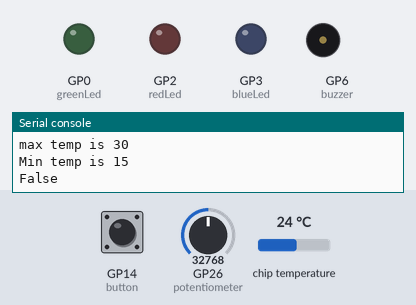
A program run on a simulated Raspberry Pi Pico running MicroPython. Shown: output pins drawn as LEDs (lit = HIGH), buzzer (waves = sounding), the last lines printed to the serial console. Dashed ring = blinking. Inputs (shaded band) come from the test bench; at power-on: GP14 (button) HIGH, chip temperature 24 °C, GP26 (potentiometer) = 32768 (analog values on the 0–65535 scale).

Above: at 1.2 s.
1.3 s: GP14 (button) pulled LOW for 2.35 s
At 4.4 s:
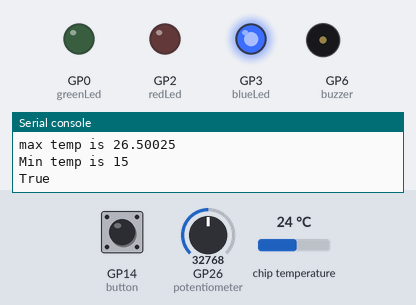
5.5 s: chip temperature set to 28 °C
At 7.2 s:
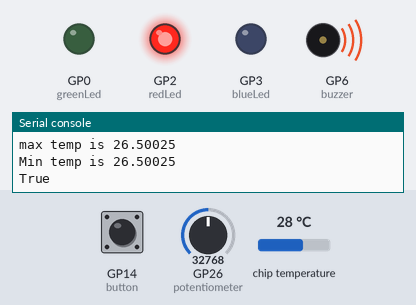
8.2 s: GP26 (potentiometer) set to 34944
11.2 s: GP26 (potentiometer) set to 36208
At 13.8 s:
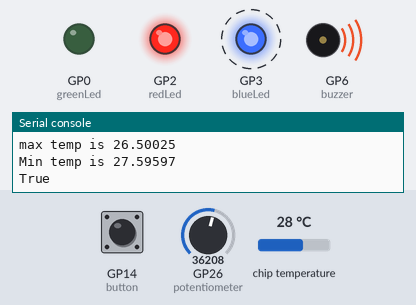
17.2 s: GP26 (potentiometer) set to 32767
At 19.0 s:
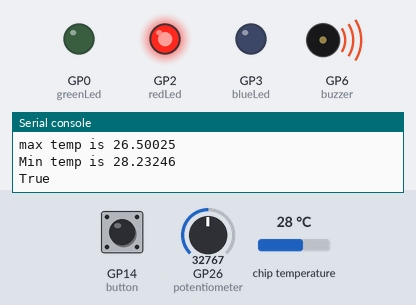
19.9 s: chip temperature set to 1 °C
At 20.6 s:
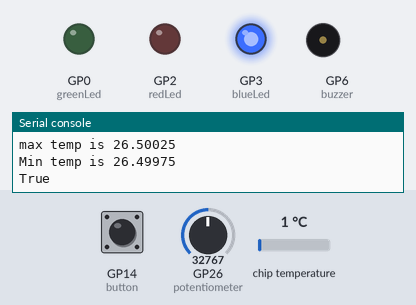
Timing chart, 0 to 22.9 s (numbered marks = the images above; inputs shaded):
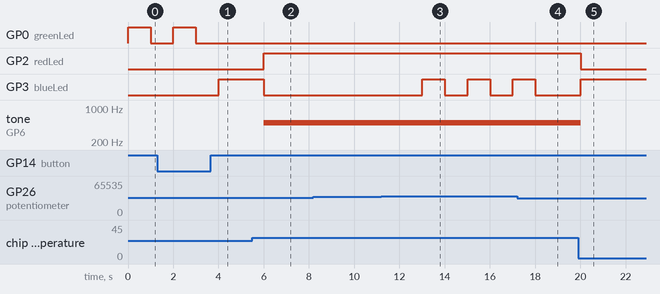

Measured:
- the behaviour switches between 26 and 27 °C on chip temperature (found by bisection; images 1 and 2)
- the behaviour switches between 35744 and 35760 on GP26 (potentiometer) (found by bisection; images 2 and 3)
- after the input at 1.3 s, GP0 (greenLed): goes on until 3.0 s, then stays LOW; GP3 (blueLed): LOW → HIGH after 2.7 s
- after the input at 5.5 s, GP2 (redLed): LOW → HIGH after 0.51 s; GP3 (blueLed): HIGH → LOW after 0.50 s; tone on GP6 (buzzer): silent → 500 Hz after 0.51 s
- after the input at 11.2 s, GP3 (blueLed): alternates HIGH for 1.0 s and LOW for 1.0 s, starting after 1.8 s
- after the input at 17.2 s, GP3 (blueLed): goes on until 18.0 s, then stays LOW
- after the input at 19.9 s, GP2 (redLed): HIGH → LOW after 0.12 s; GP3 (blueLed): LOW → HIGH after 0.12 s; tone on GP6 (buzzer): 500 Hz → silent after 0.12 s

The program:

Code.py
```python
import machine
import time

adcpin = 4
sensor = machine.ADC(adcpin)

greenLed = machine.Pin(0, machine.Pin.OUT)
redLed = machine.Pin(2, machine.Pin.OUT)
blueLed = machine.Pin(3, machine.Pin.OUT)
buzzer = machine.PWM(machine.Pin(6))
potentiometer = machine.ADC(26)
button = machine.Pin(14, machine.Pin.IN, machine.Pin.PULL_UP)

convention_factor = 3.3 / (65535)

def ReadTemperature():
    adc_value = sensor.read_u16()
    volt = (3.3/65535) * adc_value
    temperature = 27 - (volt - 0.706)/0.001721
    return round(temperature, 1)


greenLed.value(0)
redLed.value(0)
blueLed.value(0)

maxTemp = 30
MinTemp = 15
toggle_value = False

def SetUpTemprature():
    global maxTemp
    global MinTemp
    voltage = potentiometer.read_u16() * convention_factor * 10 + 10
    print("max temp is", maxTemp)
    print("Min temp is", MinTemp)
    print(toggle_value)
    if toggle_value == False:
        maxTemp = voltage
    else:
        MinTemp = voltage


def change_value(pin):
    global toggle_value
    # Toggle the value each time the button is pressed
    toggle_value = not toggle_value
    print("Value changed to:", toggle_value)


while True:
    temperature = ReadTemperature()
    SetUpTemprature()
    button.irq(trigger=machine.Pin.IRQ_RISING, handler=change_value)

    if temperature > maxTemp:
        greenLed.value(0)
        redLed.toggle()
        buzzer.freq(500)
        buzzer.duty_u16(1000)
        time.sleep(1)
    else:
        redLed.value(0)
        blueLed.value(0)
        buzzer.duty_u16(0)
        if temperature > MinTemp:
            greenLed.toggle()
            time.sleep(1)


    if temperature < MinTemp:
        greenLed.value(0)
        blueLed.toggle()
        time.sleep(1)
    else:
        blueLed.value(0)
        redLed.value(0)
        buzzer.duty_u16(0)
        if temperature < maxTemp:
            greenLed.toggle()
            time.sleep(1)

    greenLed.value(0)
    redLed.value(0)
    blueLed.value(0)
```
